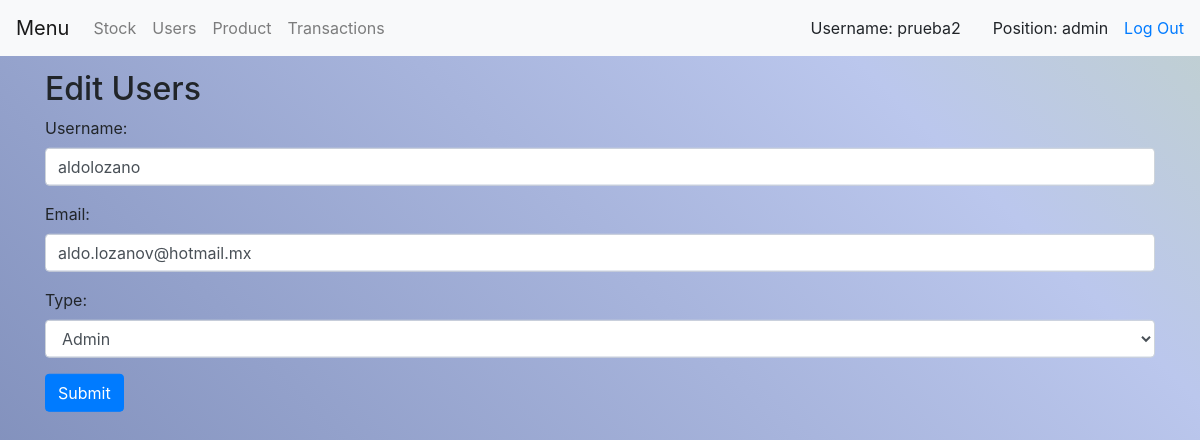
Page /NebulaWarehouse/edit-users.php?id=1 (signed in) on the committed database.
### tables this page shows
CREATE TABLE `Users` (
  `user_id` int(11) NOT NULL,
  `username` varchar(50) DEFAULT NULL,
  `email` varchar(100) DEFAULT NULL,
  `password` varchar(32) DEFAULT NULL,
  `type` varchar(20) NOT NULL,
  `active` tinyint(1) NOT NULL
);

### NebulaWarehouse/User.cls.php (called while the page is built, shortened)
<?php
class User{
    private $username;
    private $email;
    private $type;
    function __construct($user_id=null,$username=null,$email=null,$type=null,$active=null){
        $this->username=$username;
        $this->email=$email;
        $this->type=$type;
    }
    public function getById($connection, $user_id) {
        $sql = "SELECT * FROM Users WHERE user_id=?";
        $stmt = $connection->prepare($sql);
        $stmt->bind_param("i", $user_id);
        $stmt->execute();
        $result = $stmt->get_result();
        $row = $result->fetch_assoc();
        $user = new User();
        $user->setUser_id($row['user_id']);
        $user->setUsername($row['username']);
        $user->setEmail($row['email']);
        $user->setType($row['type']);
        $user->setActive($row['active']);
        return $user;
    }
    public function getUsername()
    {
        return $this->username;
    }
    public function getEmail()
    {
        return $this->email;
    }
    public function getType()
    {
        return $this->type;
    }
    public function setUsername($username)
    {
        $this->username = $username;
    }
    public function setEmail($email)
    {
        $this->email = $email;
    }
    public function setType($type)
    {
        $this->type = $type;
    }
}

### NebulaWarehouse/edit-users.php (the view, shortened to what this page needs)
<?php
require_once 'User.cls.php';
global $connection;
$user_id = $_GET['id'];
$user = new User();
$user->setUser_id($user_id);
$user = $user->getById($connection, $user_id);
include_once 'Menu.php';
?>
<!DOCTYPE html>
<html lang="en">
<head>
    <link rel="stylesheet" href="https://maxcdn.bootstrapcdn.com/bootstrap/4.0.0/css/bootstrap.min.css">
    <link rel="stylesheet" href="/NebulaWarehouse/style.css">
</head>
<body>
    <div class="container mt-5">
    <h2>Edit Users</h2>
        <form action="" method="POST">
            <div class="form-group">
                <label for="username">Username:</label>
                <input type="text" class="form-control" id="username" name="username" value="<?= $user->getUsername() ?>" required>
            </div>
            <div class="form-group">
                <label for="email">Email:</label>
                <input type="email" class="form-control" id="email" name="email" value="<?= $user->getEmail() ?>" required>
            </div>
            <div class="form-group">
                <label for="type">Type:</label>
                <select class="form-control" id="type" name="type" required>
                    <option value="Admin" <?php if($user->getType() == 'admin') echo 'selected'; ?>>Admin</option>
                </select>
            </div>
            <button type="submit" name="submit" class="btn btn-primary">Submit</button>
        </form>
    </div>
</body>
</html>

### NebulaWarehouse/style.css (style rules this page uses)
body { background: linear-gradient(45deg, rgb(170, 225, 186),rgb(238, 173, 149), rgb(127, 142, 186), rgb(187, 199, 237), rgb(205, 230, 138), rgb(170, 225, 186),rgb(238, 173, 149)); background-size: 400% 400%; animation: gradient 15s ease infinite ; height: 100vh; min-width: 100vw; width: 100vw; z-index: -1; }
body::before { filter: blur(64px); }
.container { transform: translate(0%, -10%); }

### rows in the picture
users: username "aldolozano", email "aldo.lozanov@hotmail.mx", type "Admin"
